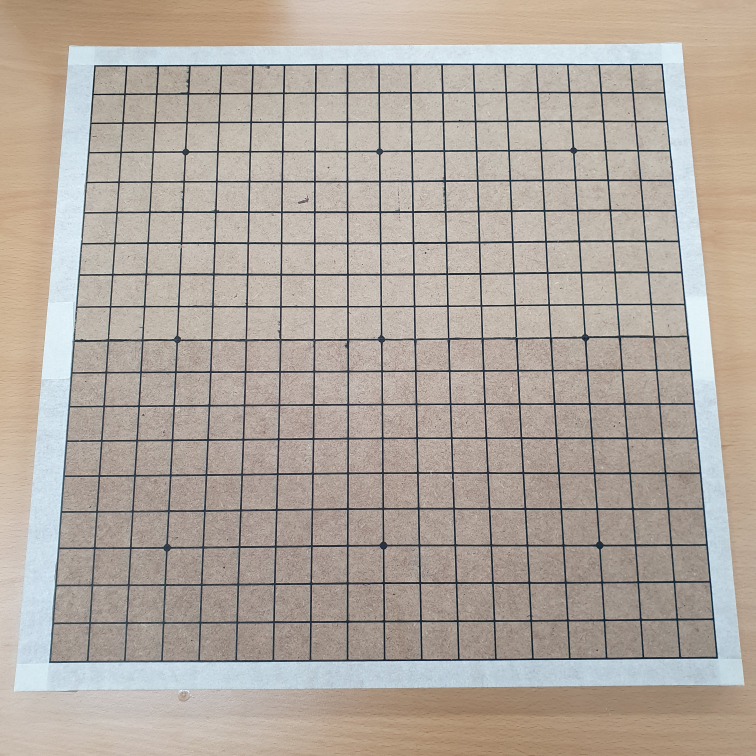
#> input picture goboard_point_detect/goboard2.jpg, 3024 x 3024 px, given in place of the camera (shown at 1/4 size)
$ python goboard_edge_detect_new.py   (older library calls are emulated)
#> lines starting #> are read from the running program, lines starting #| are printed output that depends on the picture; after the words box and inside, x2 and y2 are one past the last pixel; in counts of white or black regions, pixels touching at a corner belong together
import cv2
import numpy as np
from gostone_matching import gostone_matching_module, stone_55_list

def goboard_edge_detect_module(img):

    # global img_board, labeled_in_order, pt

    img_board = img.copy()
    img_board = cv2.resize(img_board, (640, 480), interpolation=cv2.INTER_CUBIC)
    img_board = cv2.GaussianBlur(img_board, (5, 5), 0)
    gray = cv2.cvtColor(img_board, cv2.COLOR_BGR2GRAY)
    mask = np.zeros(gray.shape, np.uint8)
    kernel1 = cv2.getStructuringElement(cv2.MORPH_ELLIPSE, (11, 11))

    close = cv2.morphologyEx(gray, cv2.MORPH_CLOSE, kernel1)
    div = np.float32(gray) / close
    res = np.uint8(cv2.normalize(div, div, 0, 255, cv2.NORM_MINMAX))
    res2 = cv2.cvtColor(res, cv2.COLOR_GRAY2BGR)

    thresh = cv2.adaptiveThreshold(res, 255, 0, 1, 19, 2)
    contour, hier = cv2.findContours(thresh, cv2.RETR_TREE, cv2.CHAIN_APPROX_SIMPLE)

    # 상황에 따라 바꿔가며 컨투어 찾기
    # 2번째로 큰 컨투어 찾기!! (실제 3번째로 큰 컨투어가 우리가 찾는 컨투어다!!)
    max_area = 0
    best_cnt = None
    area_list = []
    for cnt in contour:
        area = cv2.contourArea(cnt)
        if area > 1000:
            area_list.append([area, cnt])
    area_list = sorted(area_list, key=lambda x:x[0])
    # print(area_list[-2][1])
    cv2.drawContours(mask, [area_list[-3][1]], 0, 255, -1)
    cv2.drawContours(mask, [area_list[-3][1]], 0, 0, 2)

    # [8 lines of commented-out code are left out]

    res = cv2.bitwise_and(res, mask)

    kernelx = cv2.getStructuringElement(cv2.MORPH_RECT, (2, 10))

    dx = cv2.Sobel(res, cv2.CV_16S, 1, 0)
    dx = cv2.convertScaleAbs(dx)
    cv2.normalize(dx, dx, 0, 255, cv2.NORM_MINMAX)
    ret, close = cv2.threshold(dx, 0, 255, cv2.THRESH_BINARY + cv2.THRESH_OTSU)
    close = cv2.morphologyEx(close, cv2.MORPH_DILATE, kernelx, iterations=1)

    contour, hier = cv2.findContours(close, cv2.RETR_EXTERNAL, cv2.CHAIN_APPROX_SIMPLE)
    for cnt in contour:
        x, y, w, h = cv2.boundingRect(cnt)
        if h / w > 9:
            cv2.drawContours(close, [cnt], 0, 255, -1)
        else:
            cv2.drawContours(close, [cnt], 0, 0, -1)
    close = cv2.morphologyEx(close, cv2.MORPH_CLOSE, None, iterations=2)
    closex = close.copy()

    kernely = cv2.getStructuringElement(cv2.MORPH_RECT, (10, 2))

    dy = cv2.Sobel(res, cv2.CV_16S, 0, 2)
    dy = cv2.convertScaleAbs(dy)
    cv2.normalize(dy, dy, 0, 255, cv2.NORM_MINMAX)
    ret, close = cv2.threshold(dy, 0, 255, cv2.THRESH_BINARY + cv2.THRESH_OTSU)
    close = cv2.morphologyEx(close, cv2.MORPH_DILATE, kernely)

    contour, hier = cv2.findContours(close, cv2.RETR_EXTERNAL, cv2.CHAIN_APPROX_SIMPLE)
    for cnt in contour:
        x, y, w, h = cv2.boundingRect(cnt)
        if w / h > 9:
            cv2.drawContours(close, [cnt], 0, 255, -1)
        else:
            cv2.drawContours(close, [cnt], 0, 0, -1)
    close = cv2.morphologyEx(close, cv2.MORPH_DILATE, None, iterations=2)

    closey = close.copy()

    # cv2.imshow("closeX", closex)
    # cv2.imshow("closeY", closey)

    res = cv2.bitwise_and(closex, closey)

    contour, hier = cv2.findContours(res, cv2.RETR_LIST, cv2.CHAIN_APPROX_SIMPLE)
    centroids = []
    for cnt in contour:
        mom = cv2.moments(cnt)
        try:
            (x, y) = int(mom["m10"] / mom["m00"]), int(mom["m01"] / mom["m00"])
        except:
            pass
        cv2.circle(img_board, (x, y), 4, (0, 255, 0), -1)
        centroids.append((x, y))
    if len(centroids) == 361:
        centroids = np.array(centroids, dtype=np.float32)
        c = centroids.reshape((361, 2))
        c2 = c[np.argsort(c[:, 1])]

        b = np.vstack([c2[i * 19:(i + 1) * 19][np.argsort(c2[i * 19:(i + 1) * 19, 0])] for i in range(19)])
        bm = b.reshape((19, 19, 2))

        labeled_in_order = res2.copy()

        for index, pt in enumerate(b):
            cv2.putText(labeled_in_order, str(index), (int(pt[0]), int(pt[1])), cv2.FONT_HERSHEY_DUPLEX, 0.32, (0, 255, 0))
            cv2.circle(labeled_in_order, (int(pt[0]), int(pt[1])), 3, (0, 0, 255))
        cv2.imshow("labeled_in_order", labeled_in_order)

    return img_board, centroids

def centroids_sort(centroids):
    centroids = np.array(centroids, dtype=np.float32)
    c = centroids.reshape((361, 2))
    c2 = c[np.argsort(c[:, 1])]

    b = np.vstack([c2[i * 19:(i + 1) * 19][np.argsort(c2[i * 19:(i + 1) * 19, 0])] for i in range(19)])
    bm = b.reshape((19, 19, 2))
    return b

def index_to_coordinate(index):
    x = index//19
    y = index%19
    return x, y

def data_stone_package(x, y):
    data_x = str(x)
    data_y = str(y)

    if len(data_x) != 2:
        data_x = '0' + data_x
    if len(data_y) != 2:
        data_y = '0' + data_y
    data_output = "Q" + data_x + data_y
    return data_output

if __name__ == '__main__':
    cap = cv2.VideoCapture(1)

    while True:
        key = cv2.waitKey(10)
#> (key q is pressed here)

        check, frame = cap.read()
#> frame is the input picture: shape (3024, 3024, 3); mean B, G, R 157.8, 166.8, 176.3
        img_realtime = frame.copy()
        img_realtime = cv2.resize(img_realtime, (640, 480), interpolation=cv2.INTER_CUBIC)
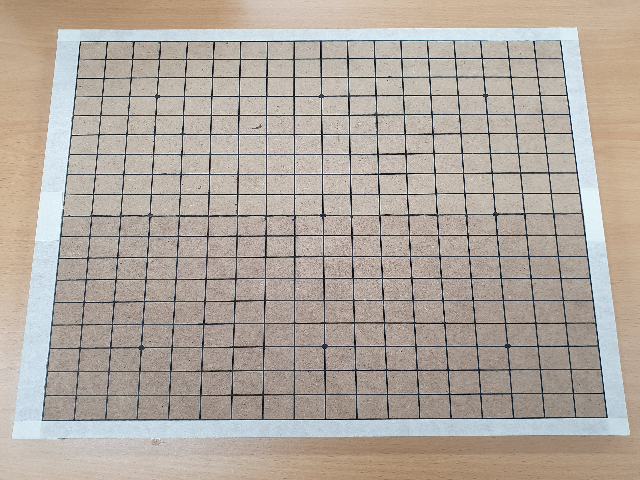
#> img_realtime: shape (480, 640, 3); mean B, G, R 157.8, 166.9, 176.3
        cv2.imshow("img_realtime", img_realtime)

        if check and key == ord('q'):
            img = frame.copy()
            img_board, centroids = goboard_edge_detect_module(img)
#> in goboard_edge_detect_module, `img_board = cv2.GaussianBlur(img_board, (5, 5), 0)`:
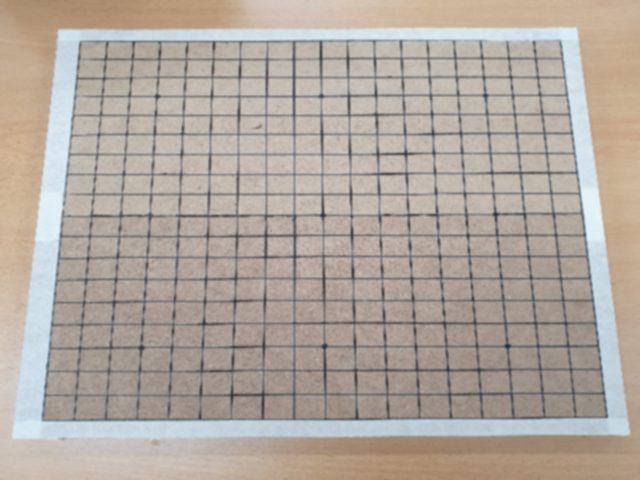
#> img_board: shape (480, 640, 3); mean B, G, R 157.8, 166.9, 176.3
#> in goboard_edge_detect_module, `gray = cv2.cvtColor(img_board, cv2.COLOR_BGR2GRAY)`:
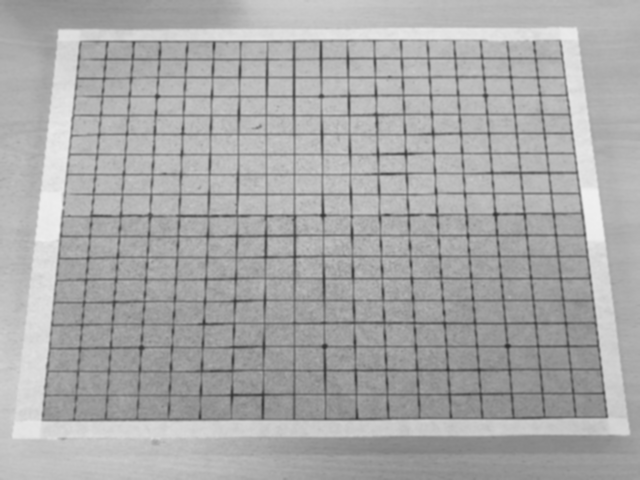
#> gray: shape (480, 640); min 44, max 240, mean 168.7
#> in goboard_edge_detect_module, `close = cv2.morphologyEx(gray, cv2.MORPH_CLOSE, kernel1)`:
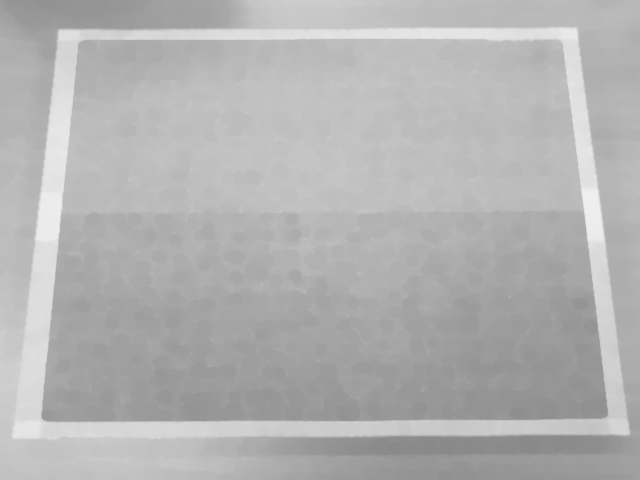
#> close: shape (480, 640); min 137, max 240, mean 178.6
#> in goboard_edge_detect_module, `div = np.float32(gray) / close`:
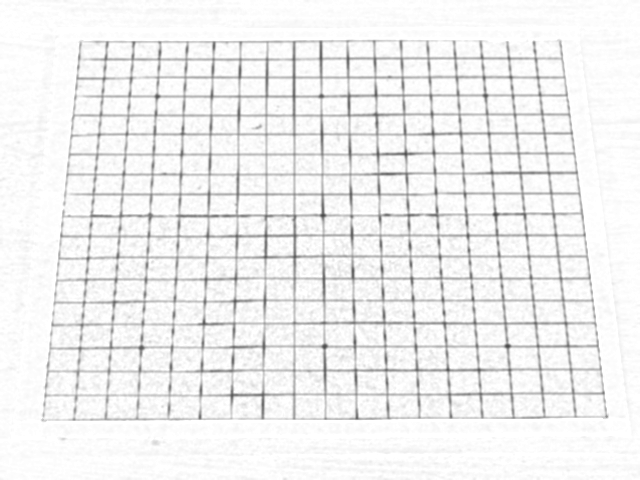
#> div: shape (480, 640) float32; min 0.282, max 1, mean 0.943
#> in goboard_edge_detect_module, `res = np.uint8(cv2.normalize(div, div, 0, 255, cv2.NORM_MINMAX))`:
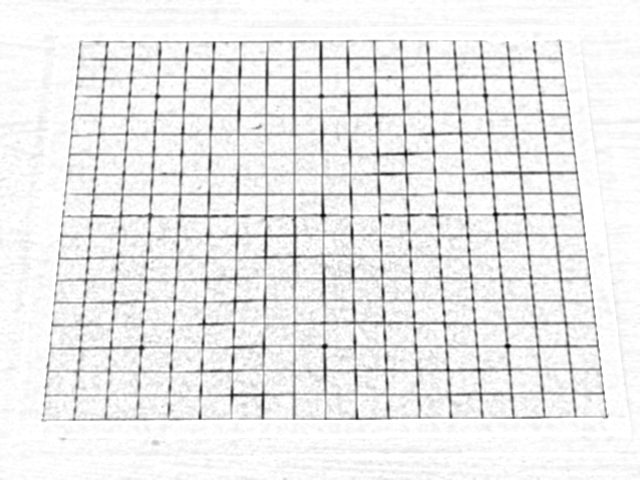
#> res: shape (480, 640); min 0, max 255, mean 234.5
#> in goboard_edge_detect_module, `thresh = cv2.adaptiveThreshold(res, 255, 0, 1, 19, 2)`:
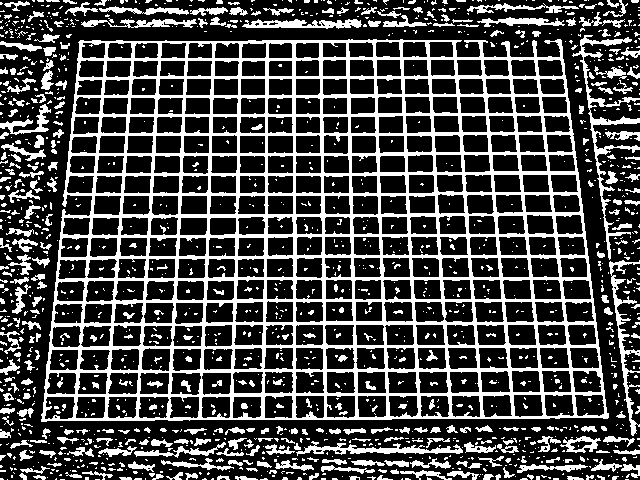
#> thresh: shape (480, 640); 27.8% white; 1460 white regions (1123 under 20 px)
#> in goboard_edge_detect_module, `contour, hier = cv2.findContours(thresh, cv2.RETR_TREE, cv2.CHAIN_APPR..`: contour = 1857 contours, 1325 with area under 20; largest, box (x1, y1, x2, y2) and area: (41, 39, 609, 422) 196100, (572, 35, 640, 260) 1239, (609, 260, 640, 436) 773, (296, 441, 463, 456) 712, (232, 371, 264, 394) 636
#> the loop in goboard_edge_detect_module, `for cnt in contour:` made 1857 passes
#> area on passes 23, 28, 35: 20.5, 29, 35.5
#> after the loop in goboard_edge_detect_module, `for cnt in contour:`: area_list = 2 items
#> (the run stopped early here; a loop or call above may not have finished)
